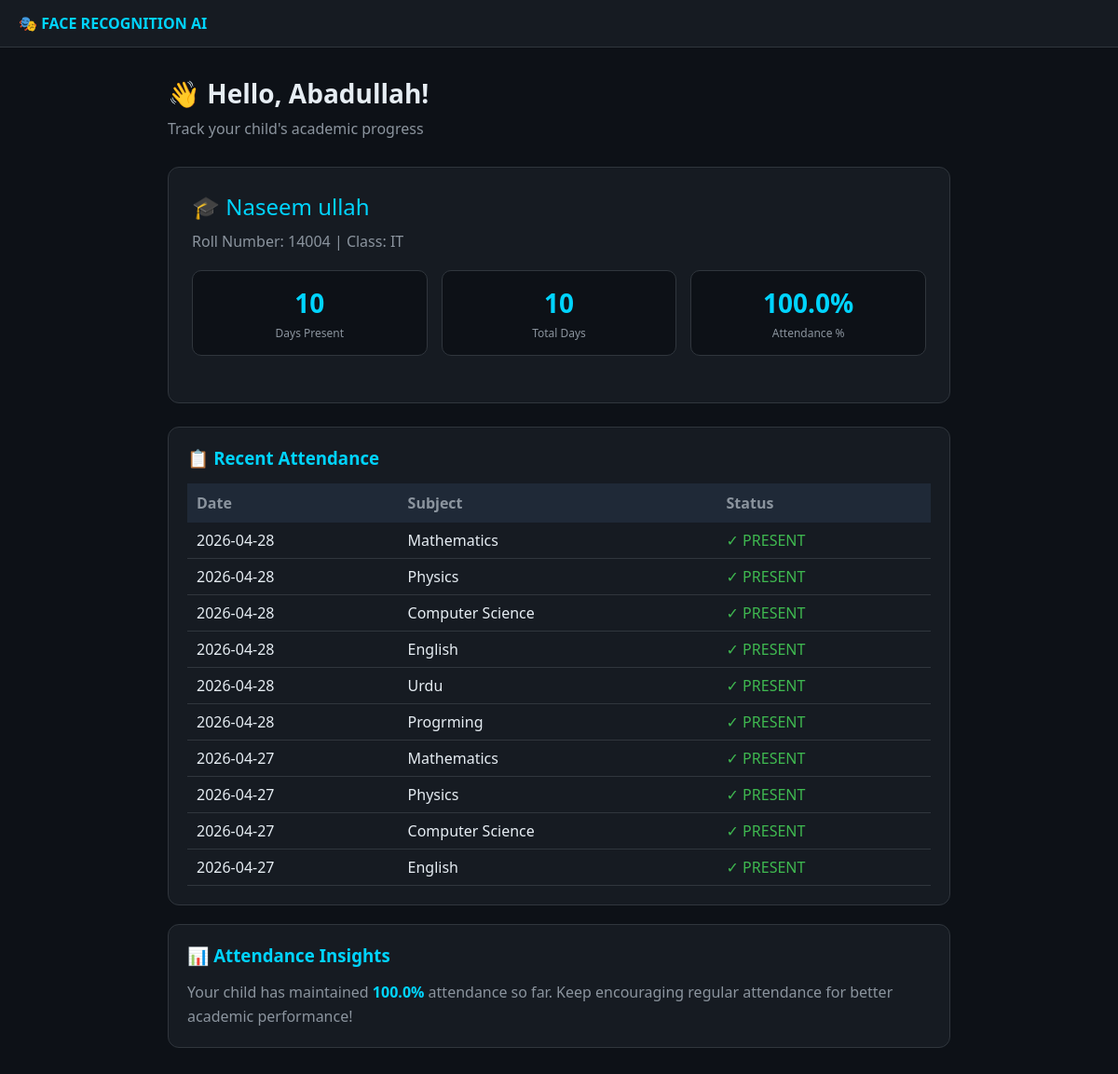
Screenshot of /parent/dashboard (signed in) with the database file from the repository.
### tables this page shows
CREATE TABLE students (
            id INTEGER PRIMARY KEY AUTOINCREMENT,
            student_id VARCHAR(20) UNIQUE NOT NULL,
            roll_number VARCHAR(20) NOT NULL,
            name VARCHAR(100) NOT NULL,
            class_name VARCHAR(50) NOT NULL,
            section VARCHAR(10),
            email VARCHAR(100),
            phone VARCHAR(15),
            father_name VARCHAR(100),
            registration_date DATE DEFAULT CURRENT_DATE,
            is_active BOOLEAN DEFAULT 1,
            face_encoding BLOB,
            created_at TIMESTAMP DEFAULT CURRENT_TIMESTAMP,
            UNIQUE(class_name, roll_number)
        );

CREATE TABLE attendance (
            id INTEGER PRIMARY KEY AUTOINCREMENT,
            student_id INTEGER NOT NULL,
            subject_id INTEGER NOT NULL,
            teacher_id INTEGER NOT NULL,
            attendance_date DATE NOT NULL,
            status VARCHAR(20) DEFAULT 'present',
            marked_time TIME DEFAULT CURRENT_TIME,
            recognition_confidence FLOAT,
            created_at TIMESTAMP DEFAULT CURRENT_TIMESTAMP,
            FOREIGN KEY (student_id) REFERENCES students(id),
            FOREIGN KEY (subject_id) REFERENCES subjects(id),
            FOREIGN KEY (teacher_id) REFERENCES teachers(id),
            UNIQUE(student_id, subject_id, attendance_date)
        );

CREATE TABLE subjects (
            id INTEGER PRIMARY KEY AUTOINCREMENT,
            subject_code VARCHAR(20) UNIQUE NOT NULL,
            subject_name VARCHAR(100) NOT NULL,
            teacher_id INTEGER NOT NULL,
            class_name VARCHAR(50) NOT NULL,
            semester VARCHAR(20),
            is_active BOOLEAN DEFAULT 1,
            created_at TIMESTAMP DEFAULT CURRENT_TIMESTAMP,
            FOREIGN KEY (teacher_id) REFERENCES teachers(id)
        );

### app.py (the view)
@app.route('/parent/dashboard')
@parent_required
def parent_dashboard():
    conn = sqlite3.connect(DB_PATH)
    cursor = conn.cursor()
    cursor.execute('SELECT id FROM students WHERE name = ?', (session['child_name'],))
    student = cursor.fetchone()
    student_id = student[0] if student else None
    if student_id:
        cursor.execute('''
            SELECT
                COUNT(CASE WHEN status = 'present' THEN 1 END) as present,
                COUNT(*) as total
            FROM attendance WHERE student_id = ?
        ''', (student_id,))
        attendance = cursor.fetchone()
        cursor.execute('''
            SELECT a.attendance_date, sub.subject_name, a.status
            FROM attendance a JOIN subjects sub ON a.subject_id = sub.id
            WHERE a.student_id = ?
            ORDER BY a.attendance_date DESC LIMIT 10
        ''', (student_id,))
        recent = cursor.fetchall()
    else:
        attendance = (0, 0)
        recent = []
    conn.close()
    return render_template('parent_dashboard.html',
                         parent_name=session['parent_name'],
                         child_name=session['child_name'],
                         child_roll=session['child_roll'],
                         child_class=session['child_class'],
                         attendance=attendance,
                         recent=recent)

### app.py (called while the page is built)
def parent_required(f):
    @wraps(f)
    def decorated_function(*args, **kwargs):
        if not session.get('parent_logged_in'):
            flash('Please login as parent first!', 'danger')
            return redirect(url_for('parent_login'))
        return f(*args, **kwargs)
    return decorated_function

### templates/parent_dashboard.html (shortened to what this page needs)
<!DOCTYPE html>
<html lang="en">
<head>
</head>
<body>
    <div class="navbar">
        <h2>🎭 FACE RECOGNITION AI</h2>
    </div>
    <div class="main">
        <h1>👋 Hello, {{ parent_name }}!</h1>
        <p class="subtitle">Track your child's academic progress</p>
        <div class="child-card">
            <div class="child-name">🎓 {{ child_name }}</div>
            <div class="child-info">Roll Number: {{ child_roll }} | Class: {{ child_class }}</div>
            <div class="stats-grid">
                <div class="stat-card">
                    <div class="stat-number">{{ attendance[0] or 0 }}</div>
                    <div class="stat-label">Days Present</div>
                </div>
                <div class="stat-card">
                    <div class="stat-number">{{ attendance[1] or 0 }}</div>
                    <div class="stat-label">Total Days</div>
                </div>
                <div class="stat-card">
                    <div class="stat-number">
                        {% if attendance[1] and attendance[1] > 0 %}
                            {{ "%.1f"|format((attendance[0] or 0) / attendance[1] * 100) }}%
                        {% else %}0%{% endif %}
                    </div>
                    <div class="stat-label">Attendance %</div>
                </div>
            </div>
        </div>
        <div class="section">
            <h3>📋 Recent Attendance</h3>
            <table>
                <thead><tr><th>Date</th><th>Subject</th><th>Status</th></tr></thead>
                <tbody>
                    {% for rec in recent %}
                    <tr>
                        <td>{{ rec[0] }}</td>
                        <td>{{ rec[1] }}</td>
                        <td class="present">✓ {{ rec[2]|upper }}</td>
                    </tr>
                    {% else %}
                    <tr><td colspan="3" style="text-align:center;">No records found</td></tr>
                    {% endfor %}
                </tbody>
            </table>
        </div>
        <div class="section">
            <h3>📊 Attendance Insights</h3>
            <p style="color:#8b949e; line-height:1.6;">
                Your child has maintained
                <strong style="color:#00d4ff;">
                    {% if attendance[1] and attendance[1] > 0 %}
                        {{ "%.1f"|format((attendance[0] or 0) / attendance[1] * 100) }}%
                    {% else %}0%{% endif %}
                </strong>
                attendance so far. Keep encouraging regular attendance for better academic performance!
            </p>
        </div>
    </div>
</body>
</html>

### templates/parent_dashboard.html (style rules this page uses)
* { margin: 0; padding: 0; box-sizing: border-box; }
body { background: #0d1117; font-family: 'Segoe UI', sans-serif; color: #e6edf3; }
.navbar { background: #161b22; padding: 14px 20px; border-bottom: 1px solid #30363d; }
.navbar h2 { color: #00d4ff; font-size: 16px; }
.main { max-width: 900px; margin: 0 auto; padding: 30px; }
h1 { font-size: 28px; margin-bottom: 8px; }
.subtitle { color: #8b949e; margin-bottom: 30px; }
.child-card { background: #161b22; border: 1px solid #30363d; border-radius: 12px; padding: 25px; margin-bottom: 25px; }
.child-name { font-size: 24px; color: #00d4ff; margin-bottom: 10px; }
.child-info { color: #8b949e; margin-bottom: 20px; }
.stats-grid { display: grid; grid-template-columns: repeat(auto-fit, minmax(150px, 1fr)); gap: 15px; margin-bottom: 25px; }
.stat-card { background: #0d1117; border-radius: 10px; padding: 15px; text-align: center; border: 1px solid #30363d; }
.stat-number { font-size: 28px; font-weight: bold; color: #00d4ff; }
.stat-label { font-size: 12px; color: #8b949e; margin-top: 5px; }
.section { background: #161b22; border: 1px solid #30363d; border-radius: 12px; padding: 20px; margin-top: 20px; }
.section h3 { margin-bottom: 15px; color: #00d4ff; }
table { width: 100%; border-collapse: collapse; }
th { background: #1f2937; padding: 10px; text-align: left; color: #8b949e; }
td { padding: 8px 10px; border-bottom: 1px solid #30363d; }
.present { color: #3fb950; }

### rows the page displays
students: father_name "Abadullah", name "Naseem ullah"
attendance: attendance_date "2026-04-28", subject_name "Mathematics", status "PRESENT"
attendance: attendance_date "2026-04-28", subject_name "Physics", status "PRESENT"
attendance: attendance_date "2026-04-28", subject_name "Computer Science", status "PRESENT"
attendance: attendance_date "2026-04-28", subject_name "English", status "PRESENT"
attendance: attendance_date "2026-04-28", subject_name "Urdu", status "PRESENT"
attendance: attendance_date "2026-04-28", subject_name "Progrming", status "PRESENT"
attendance: attendance_date "2026-04-27", subject_name "Mathematics", status "PRESENT"
attendance: attendance_date "2026-04-27", subject_name "Physics", status "PRESENT"
attendance: attendance_date "2026-04-27", subject_name "Computer Science", status "PRESENT"
attendance: attendance_date "2026-04-27", subject_name "English", status "PRESENT"

### other values shown
{{ child_roll }} "14004"
{{ child_class }} "IT"
{{ attendance[0] or 0 }} "10"
{{ attendance[1] or 0 }} "10"
{{ "%.1f"|format((attendance[0] or 0) / attendance[1] * 100) }} "100.0"
